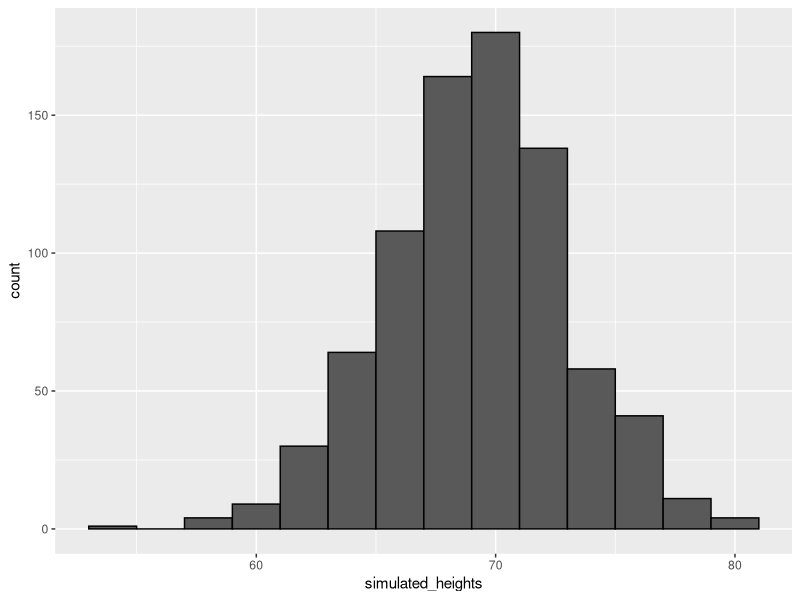

The R source for this figure:
## ---- chunk 1
library(tidyverse)
library(dslabs)
data("heights")
x <- heights %>% filter(sex=="Male") %>% .$height # take only males

F <- function(a) mean(x<=a) # define the eCDF: that is the probortion of cases equal to a
1 - F(70) # what is the prob. that a male student is higher than 70 inches


## ---- chunk 2
1 - pnorm(70, mean(x), sd(x))


## ---- chunk 3
avg <- mean(x)
s <- sd(x)
1 - pnorm(76, avg, s)

## ---- chunk 4
x <- heights %>% filter(sex=="Male") %>% .$height
n <- length(x)
avg <- mean(x)
s <- sd(x)

simulated_heights <- rnorm(n, avg, s)

data.frame(simulated_heights=simulated_heights) %>% ggplot(aes(simulated_heights)) + 
  geom_histogram(color="black", binwidth = 2)
